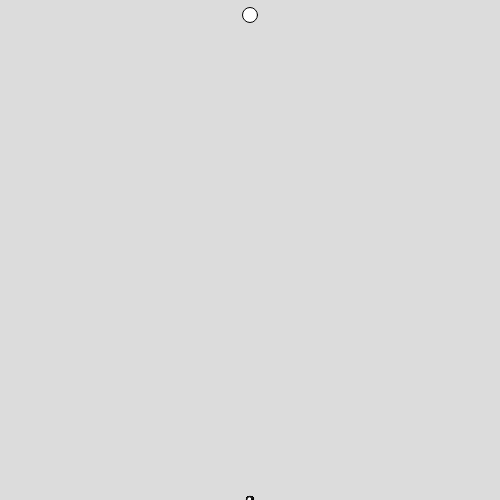
Frame 1 (no input)
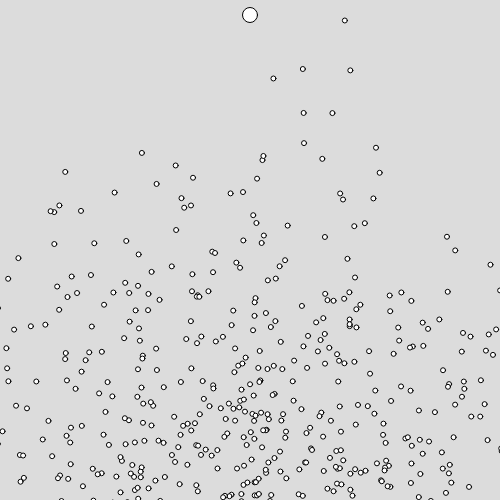
Frame 60 (no input)
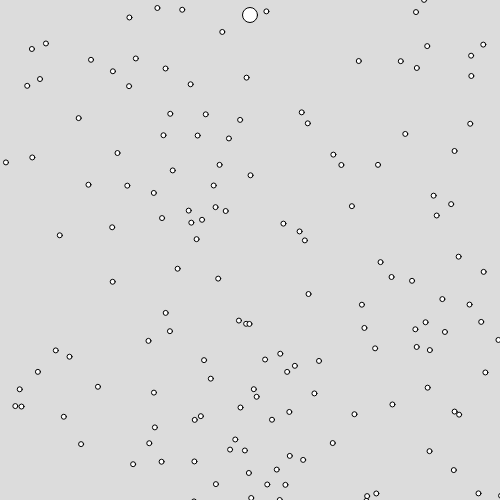
Frame 120 (the mouse pressed at the canvas centre since frame 60)

The p5.js sketch that drew these frames (run headless with seeded random() and noise() and a simulated clock; from frame 60 on, the mouse is pressed at the canvas centre):

// p5.js sketch
// ── sketch.js
let pointPos;
let rockets;
const mutationCoefficient = 0.0001;
const numberOfRockets = 1000;
const numberOfThrusts = 200;

const selectBest = () => {
  const finalDistances = rockets.map(r => r.finalDistance());
  const min = Math.min(...finalDistances);
  const max = Math.max(...finalDistances);
  const fitnesses = finalDistances.map((d, idx) => {
    return { rocket: rockets[idx], fitness: int((1 - map(d, min, max, 0, 1)) * 100) };
  });

  const fitPopulation = [];
  fitnesses.forEach(f => {
    for (let i = 0; i < f.fitness; i++) {
      fitPopulation.push(f.rocket);
    }
  });

  const newPopulation = [];

  for (let i = 0; i < numberOfRockets; i++) {
    const rocket1 = fitPopulation[int(random(0, fitPopulation.length))];
    const rocket2 = fitPopulation[int(random(0, fitPopulation.length))];
    newPopulation.push(crossover(rocket1, rocket2));
  }

  console.log('Generation ' + int(frameCount / numberOfThrusts) + ' min is ' + min)

  rockets = newPopulation;
}

function setup() {
  createCanvas(500, 500);
  pointPos = createVector(width / 2, 15);
  rockets = new Array(numberOfRockets).fill(null).map(() => {
    return createRandomRocket();
  });
}

function mouseClicked() {
  pointPos = createVector(mouseX, mouseY);
}

function draw() {
  background(220);
  circle(pointPos.x, pointPos.y, 15);
  if (frameCount % numberOfThrusts === 0) {
    selectBest();
  }
  rockets.forEach(r => r.update(frameCount % numberOfThrusts));
  rockets.forEach(r => r.display());
}
// ── Rocket.js
const crossover = (rocket1, rocket2) => {
  const thrusters = [];
  for (let i = 0; i <= rocket1.thrusters.length; i++) {
    const shouldMutate = random() < mutationCoefficient;
    if (shouldMutate) {
      thrusters.push(createVector(random(-1, 1), random(-1, 1)));
      console.warn('mutating')
    } else if (Math.random() < 0.5) {
      thrusters.push(rocket1.thrusters[i]);
    } else {
      thrusters.push(rocket2.thrusters[i]);
    }
  }
  return new Rocket(thrusters);
}

class Rocket {
  constructor(thrusters) {
    this.loc = createVector(width / 2, height);
    this.vel = createVector(0, 0);
    this.acc = createVector(0, 0);
    this.thrusters = thrusters;
  }
  
  applyThruster(index) {
    this.acc.add(this.thrusters[index]);
  }
  
  finalDistance() {
    return this.loc.sub(pointPos).mag();
  }
  
  update(index) {
    this.applyThruster(index);
    this.vel.add(this.acc);
    this.loc.add(this.vel);
    this.acc.mult(0);
  }
  
  display() {
    circle(this.loc.x, this.loc.y, 5);
  }
}

const createRandomRocket = () => {
  const thrusters = new Array(numberOfThrusts).fill(null)
    .map(() => {
      return createVector(random(-1, 1), random(- 1, 1));
    });
  return new Rocket(thrusters);
}
